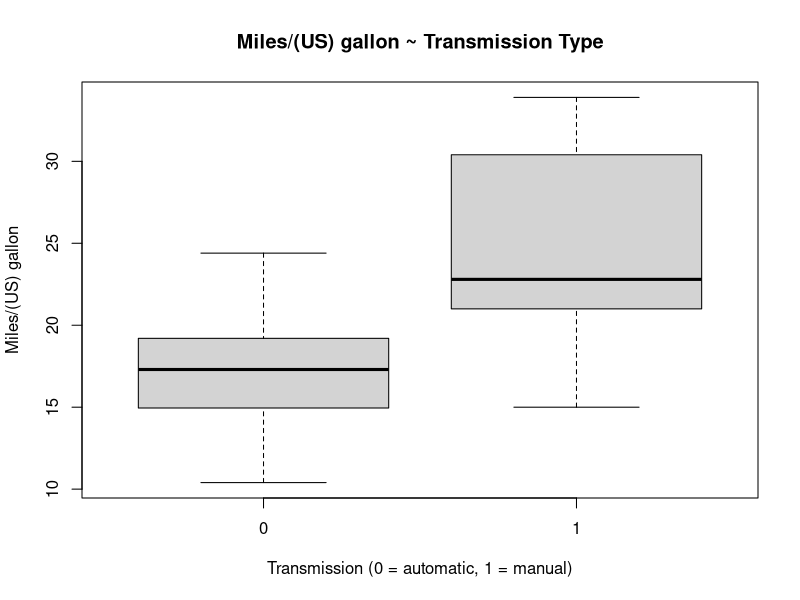
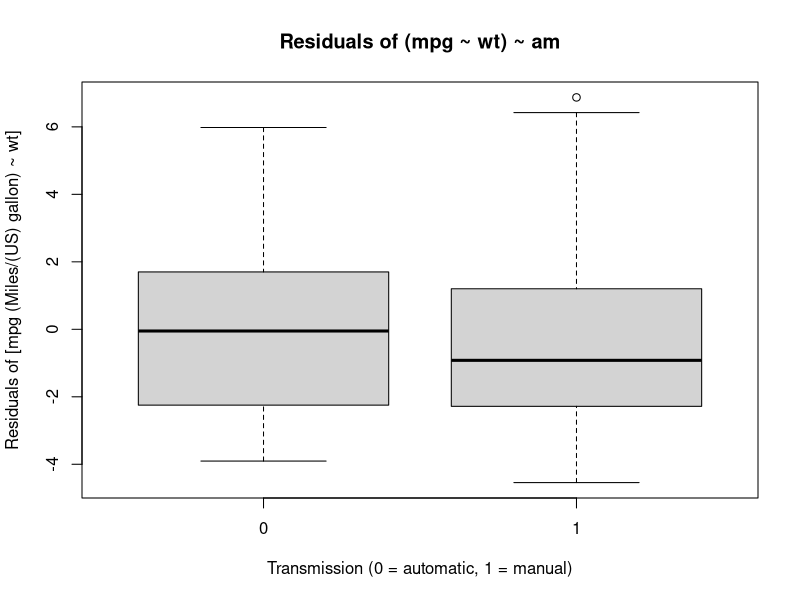
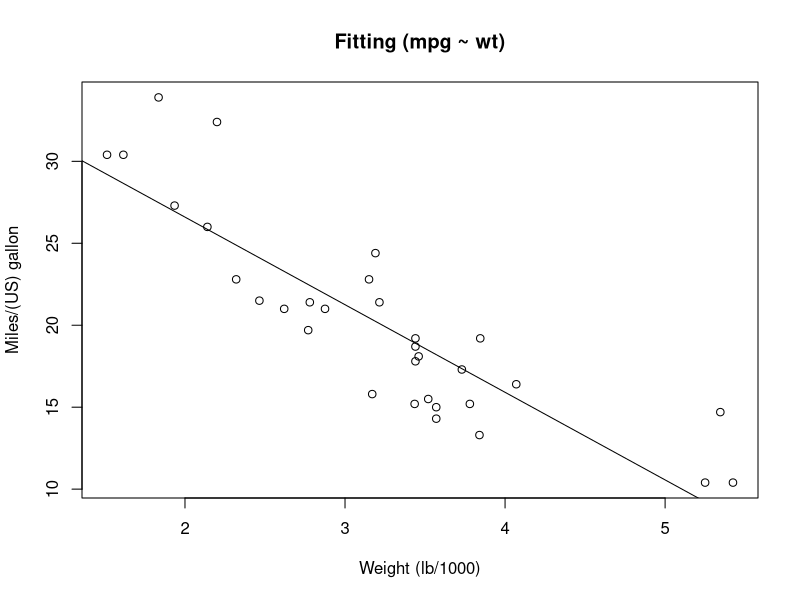

R code for these plots, in order:
## ---- chunk 1
fitall <- lm (mpg ~ . , data = mtcars)
summary(fitall)$coeff
## ---- chunk 2
fit1 <- lm(mpg ~ am + wt, data = mtcars)
summary(fit1)$coeff
## ---- chunk 3
confint(object = fit1, level = 0.95)
## ---- chunk 4
fit2 <- lm(mpg ~  am, data = mtcars)
summary(fit2)$coeff
## ---- chunk 5
fit3<- lm(mpg ~ wt, data = mtcars)
summary(fit3)$coeff
## ---- chunk 6
fit4 <- lm(resid(fit3)~am, data = mtcars)
summary(fit4)$coeff
## ---- chunk 7
data(mtcars)
plot(mpg ~ factor(am), data = mtcars, main = "Miles/(US) gallon ~ Transmission Type", xlab = "Transmission (0 = automatic, 1 = manual)", ylab = "Miles/(US) gallon")

## ---- chunk 8

plot(resid(fit3) ~ factor(am), data = mtcars, main = "Residuals of (mpg ~ wt) ~ am", xlab = "Transmission (0 = automatic, 1 = manual)", ylab = "Residuals of [mpg (Miles/(US) gallon) ~ wt]")
## ---- chunk 9
plot(mpg~wt, data = mtcars, main = "Fitting (mpg ~ wt)", xlab = "Weight (lb/1000)", ylab = "Miles/(US) gallon")
abline(lm(mpg~ wt, data = mtcars))
